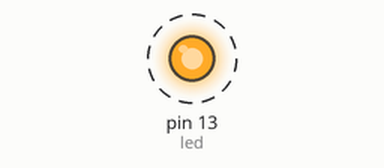
Bench run of a sketch on a simulated Arduino Uno, built with avr-gcc and run on an emulated ATmega328P. Shown: output pins drawn as LEDs (lit = HIGH). Dashed ring = blinking.

Above: at 0.5 s.
Timing chart, 0 to 4.6 s (numbered marks = the images above):
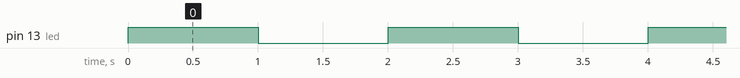

Measured:
- by itself, pin 13 (led): alternates HIGH for 1.0 s and LOW for 1.0 s

The sketch:

sketch_nov18a.ino
```cpp
#include <Arduino.h>
int led = 13;

void setup() {
  pinMode(led, OUTPUT);
}

void loop() {
  digitalWrite(led, HIGH);
  delay(1000);
  digitalWrite(led, LOW);
  delay(1000);
}
// https://lucid.app/lucidchart/fd240305-71fa-484c-a09c-ff9a34840e35/edit?beaconFlowId=265A44DBB6BE8A10&invitationId=inv_3ceb8bef-9edb-4ac3-9b21-026712466c3d&page=0_0#
// https://docs.arduino.cc/tutorials/uno-r4-wifi/led-matrix/
```
